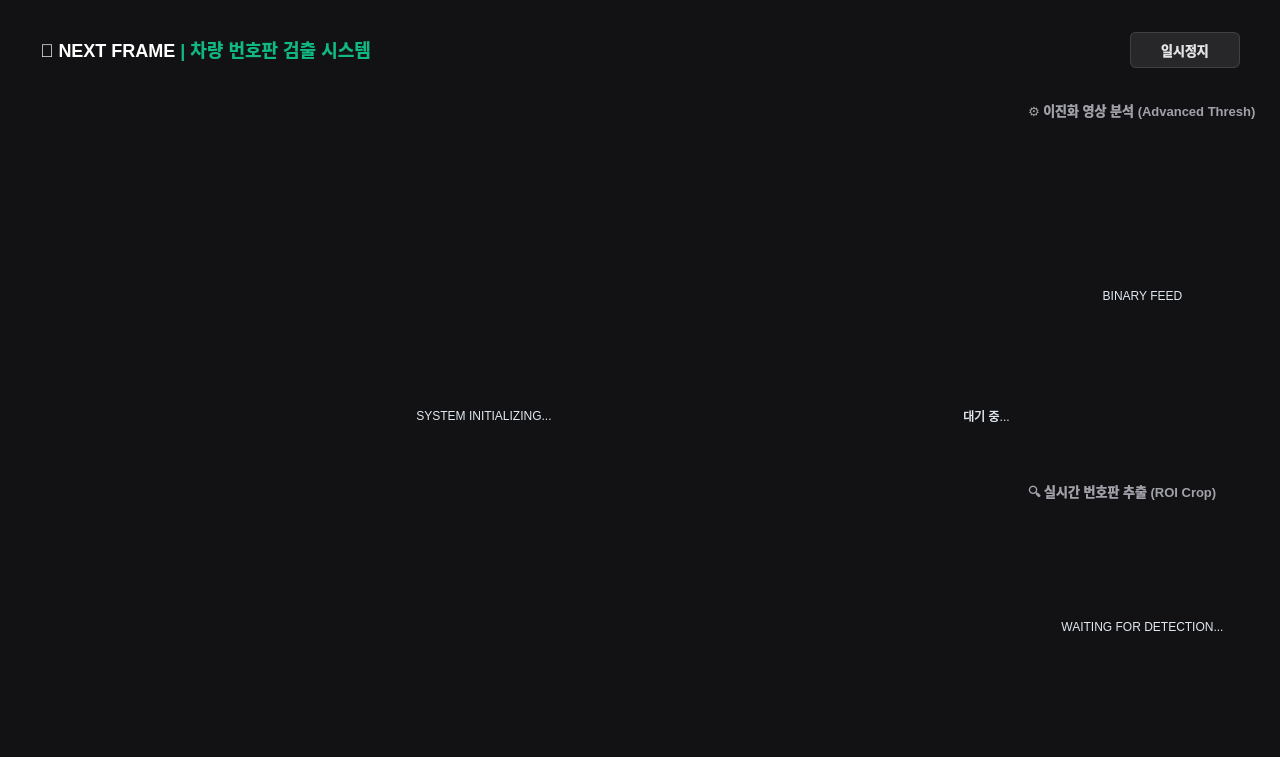
<?xml version="1.0" encoding="UTF-8"?>
<ui version="4.0">
 <class>MainWindow</class>
 <widget class="QMainWindow" name="MainWindow">
  <property name="geometry">
   <rect>
    <x>0</x>
    <y>0</y>
    <width>1280</width>
    <height>757</height>
   </rect>
  </property>
  <property name="windowTitle">
   <string>NEXT FRAME - Intelligent License Plate Recognition System</string>
  </property>
  <property name="styleSheet">
   <string>
    QMainWindow {
        background-color: #121214;
    }
    QWidget #centralwidget {
        background-color: #121214;
    }
    QLabel {
        color: #E2E8F0;
        font-family: 'Segoe UI', 'Malgun Gothic', sans-serif;
    }
   </string>
  </property>
  <widget class="QWidget" name="centralwidget">
   <layout class="QVBoxLayout" name="main_layout">
    <property name="spacing">
     <number>15</number>
    </property>
    <property name="leftMargin">
     <number>20</number>
    </property>
    <property name="topMargin">
     <number>20</number>
    </property>
    <property name="rightMargin">
     <number>20</number>
    </property>
    <property name="bottomMargin">
     <number>20</number>
    </property>
    <item>
     <widget class="QFrame" name="header_frame">
      <property name="minimumSize">
       <size>
        <width>0</width>
        <height>60</height>
       </size>
      </property>
      <property name="styleSheet">
       <string>
        QFrame #header_frame {
            background-color: #1A1A1E;
            border-radius: 8px;
            border: 1px solid #2A2A32;
        }
       </string>
      </property>
      <layout class="QHBoxLayout" name="header_layout">
       <property name="leftMargin">
        <number>20</number>
       </property>
       <property name="rightMargin">
        <number>20</number>
       </property>
       <item>
        <widget class="QLabel" name="title_label">
         <property name="styleSheet">
          <string>font-size: 18px; font-weight: 700; color: #FFFFFF;</string>
         </property>
         <property name="text">
          <string>&lt;html&gt;&lt;head/&gt;&lt;body&gt;&lt;p&gt;🚗 NEXT FRAME &lt;span style=&quot; color:#10b981;&quot;&gt;| 차량 번호판 검출 시스템&lt;/span&gt;&lt;/p&gt;&lt;/body&gt;&lt;/html&gt;</string>
         </property>
        </widget>
       </item>
       <item>
        <spacer name="horizontalSpacer">
         <property name="orientation">
          <enum>Qt::Orientation::Horizontal</enum>
         </property>
         <property name="sizeHint" stdset="0">
          <size>
           <width>40</width>
           <height>20</height>
          </size>
         </property>
        </spacer>
       </item>
       <item>
        <widget class="QPushButton" name="btn_play">
         <property name="minimumSize">
          <size>
           <width>110</width>
           <height>36</height>
          </size>
         </property>
         <property name="styleSheet">
          <string>
           QPushButton {
               background-color: #27272A;
               color: #E4E4E7;
               border: 1px solid #3F3F46;
               border-radius: 6px;
               font-weight: 600;
               font-size: 13px;
           }
           QPushButton:hover {
               background-color: #3F3F46;
               border: 1px solid #52525B;
           }
           QPushButton:pressed {
               background-color: #18181B;
           }
          </string>
         </property>
         <property name="text">
          <string>일시정지</string>
         </property>
        </widget>
       </item>
      </layout>
     </widget>
    </item>
    <item>
     <layout class="QHBoxLayout" name="video_layout">
      <property name="spacing">
       <number>15</number>
      </property>
      <item>
       <widget class="QLabel" name="screen_main">
        <property name="sizePolicy">
         <sizepolicy hsizetype="Expanding" vsizetype="Expanding">
          <horstretch>7</horstretch>
          <verstretch>0</verstretch>
         </sizepolicy>
        </property>
        <property name="styleSheet">
         <string>
          QLabel #screen_main {
              border: 1px solid #2A2A32;
              background-color: #28286c;
              border-radius: 10px;
              font-size: 14px;
              letter-spacing: 1px;
              color: #71717A;
          }
         </string>
        </property>
        <property name="text">
         <string>SYSTEM INITIALIZING...</string>
        </property>
        <property name="alignment">
         <set>Qt::AlignmentFlag::AlignCenter</set>
        </property>
       </widget>
      </item>
        <item>
            <widget class="QLabel" name="result_label">
            <property name="minimumSize">
            <size>
                <width>0</width>
                <height>50</height>
            </size>
            </property>
            <property name="styleSheet">
            <string>
                QLabel #result_label {
                    background-color: #27272A; /* 대기 중 기본 색상 */
                    color: #FFFFFF;
                    border-radius: 8px;
                    font-weight: 800;
                    font-size: 18px;
                }
            </string>
            </property>
            <property name="text">
            <string>대기 중...</string>
            </property>
            <property name="alignment">
            <set>Qt::AlignmentFlag::AlignCenter</set>
            </property>
            </widget>
            </item>
      <item>
       <layout class="QVBoxLayout" name="side_layout">
        <property name="spacing">
         <number>10</number>
        </property>
        <item>
         <widget class="QLabel" name="label_thresh_title">
          <property name="styleSheet">
           <string>font-size: 13px; font-weight: 600; color: #A1A1AA; margin-top: 5px;</string>
          </property>
          <property name="text">
           <string>⚙️ 이진화 영상 분석 (Advanced Thresh)</string>
          </property>
         </widget>
        </item>
        <item>
         <widget class="QLabel" name="screen_thresh">
          <property name="sizePolicy">
           <sizepolicy hsizetype="Preferred" vsizetype="Expanding">
            <horstretch>3</horstretch>
            <verstretch>3</verstretch>
           </sizepolicy>
          </property>
          <property name="styleSheet">
           <string>
            QLabel #screen_thresh {
                border: 1px solid #2A2A32;
                background-color: #09090B;
                border-radius: 8px;
                color: #52525B;
            }
           </string>
          </property>
          <property name="text">
           <string>BINARY FEED</string>
          </property>
          <property name="alignment">
           <set>Qt::AlignmentFlag::AlignCenter</set>
          </property>
         </widget>
        </item>
        <item>
         <widget class="QLabel" name="label_crop_title">
          <property name="styleSheet">
           <string>font-size: 13px; font-weight: 600; color: #A1A1AA; margin-top: 10px;</string>
          </property>
          <property name="text">
           <string>🔍 실시간 번호판 추출 (ROI Crop)</string>
          </property>
         </widget>
        </item>
        <item>
         <widget class="QLabel" name="screen_crop">
          <property name="sizePolicy">
           <sizepolicy hsizetype="Preferred" vsizetype="Expanding">
            <horstretch>3</horstretch>
            <verstretch>2</verstretch>
           </sizepolicy>
          </property>
          <property name="styleSheet">
           <string>
            QLabel #screen_crop {
                border: 1px dashed #10B981;
                background-color: #14241F;
                border-radius: 8px;
                color: #10B981;
                font-weight: 600;
                font-size: 12px;
            }
           </string>
          </property>
          <property name="text">
           <string>WAITING FOR DETECTION...</string>
          </property>
          <property name="alignment">
           <set>Qt::AlignmentFlag::AlignCenter</set>
          </property>
         </widget>
        </item>
       </layout>
      </item>
     </layout>
    </item>
   </layout>
  </widget>
 </widget>
 <resources/>
 <connections/>
</ui>
